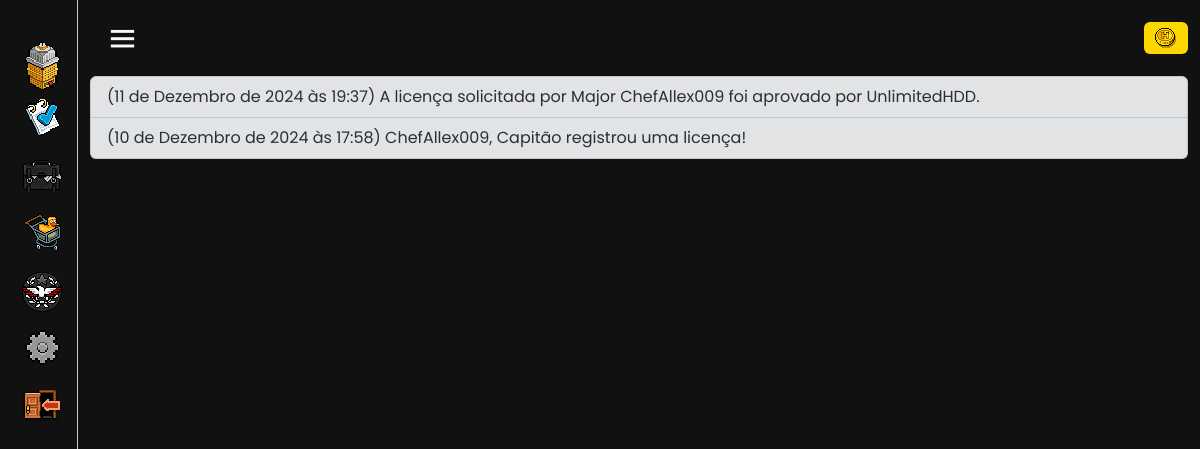
The page /system/staff/log-ja/ on the database its author committed.
### System/models.py (models this page shows, shortened)
class LogJA(models.Model):
      aval = models.ForeignKey(JA, verbose_name=("aval"), on_delete=models.PROTECT)
      texto = models.TextField(blank=False, null=True, verbose_name='Texto Aval', max_length=150)
      datatime = models.DateTimeField(default=timezone.now)

### System/views.py (the view)
# urls.py: path('staff/log-ja/', LogJAView.as_view(), name='LOGJA'),
class LogJAView(GroupRequiredMixin, ListView):
    model = LogJA
    template_name = 'Log.html'
    context_object_name = 'logs'
    group_required = [u'STAFF']
    def get_queryset(self):
        queryset = LogJA.objects.all().order_by('-datatime')
        return queryset

### Templates/Log.html
{% extends "Index.html" %}
{% load static %}
{% block main %}
<div class="container m-auto">
  {% if logs %}
  <ul class="list-group">
  {% for log in logs %}
  <li class="list-group-item list-group-item-secondary">({{log.datatime}}) {{log.texto}}</li>
  {% endfor %}
</ul>
  {% else %}
  <div class="alert alert-secondary m-auto mt-3 text-center" role="alert">
    Sem logs recentes!
  </div>
      {% endif %}
</div>
{% endblock main %}

### Arquivos/mode/style.css (style rules this page uses)
* { margin: 0; padding: 0; box-sizing: border-box; font-family: 'Poppins', sans-serif; }

### rows shown on the page
LogJA: datatime "11 de Dezembro de 2024 às 19:37", texto "A licença solicitada por Major ChefAllex009 foi aprovado por UnlimitedHDD."
LogJA: datatime "10 de Dezembro de 2024 às 17:58", texto "ChefAllex009, Capitão registrou uma licença!"
